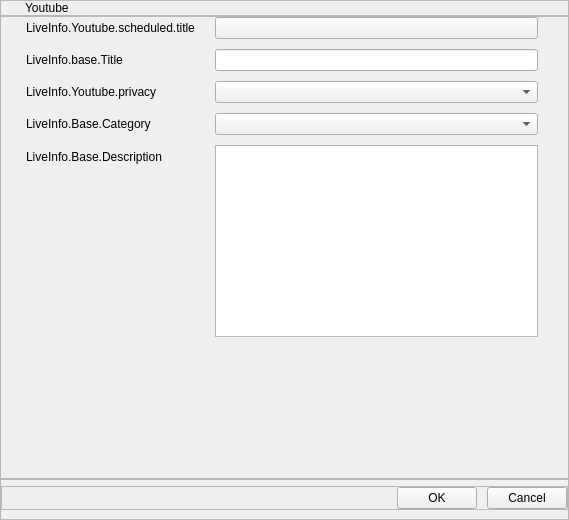
<?xml version="1.0" encoding="UTF-8"?>
<ui version="4.0">
 <class>PLSLiveInfoYoutube</class>
 <widget class="QWidget" name="PLSLiveInfoYoutube">
  <property name="geometry">
   <rect>
    <x>0</x>
    <y>0</y>
    <width>569</width>
    <height>520</height>
   </rect>
  </property>
  <property name="windowTitle">
   <string>LiveInfo.Dialog.Title</string>
  </property>
  <layout class="QVBoxLayout" name="verticalLayout">
   <property name="spacing">
    <number>0</number>
   </property>
   <property name="leftMargin">
    <number>0</number>
   </property>
   <property name="topMargin">
    <number>0</number>
   </property>
   <property name="rightMargin">
    <number>0</number>
   </property>
   <property name="bottomMargin">
    <number>0</number>
   </property>
   <item>
    <widget class="QFrame" name="titleFrame">
     <property name="frameShape">
      <enum>QFrame::StyledPanel</enum>
     </property>
     <property name="frameShadow">
      <enum>QFrame::Raised</enum>
     </property>
     <layout class="QHBoxLayout" name="horizontalLayout">
      <property name="spacing">
       <number>0</number>
      </property>
      <property name="leftMargin">
       <number>24</number>
      </property>
      <property name="topMargin">
       <number>0</number>
      </property>
      <property name="rightMargin">
       <number>0</number>
      </property>
      <property name="bottomMargin">
       <number>0</number>
      </property>
      <item>
       <widget class="QLabel" name="titleLabel">
        <property name="text">
         <string>Youtube</string>
        </property>
       </widget>
      </item>
     </layout>
    </widget>
   </item>
   <item>
    <widget class="QFrame" name="midframe">
     <property name="frameShape">
      <enum>QFrame::StyledPanel</enum>
     </property>
     <property name="frameShadow">
      <enum>QFrame::Raised</enum>
     </property>
     <layout class="QFormLayout" name="formLayout">
      <property name="horizontalSpacing">
       <number>20</number>
      </property>
      <property name="verticalSpacing">
       <number>10</number>
      </property>
      <property name="leftMargin">
       <number>25</number>
      </property>
      <property name="topMargin">
       <number>0</number>
      </property>
      <property name="rightMargin">
       <number>30</number>
      </property>
      <item row="0" column="0">
       <widget class="QLabel" name="scheduleLabel">
        <property name="text">
         <string>LiveInfo.Youtube.scheduled.title</string>
        </property>
       </widget>
      </item>
      <item row="0" column="1">
       <widget class="PLSScheduleButton" name="sPushButton">
        <property name="text">
         <string/>
        </property>
       </widget>
      </item>
      <item row="1" column="0">
       <widget class="QLabel" name="liveTitleLabel">
        <property name="text">
         <string>LiveInfo.base.Title</string>
        </property>
       </widget>
      </item>
      <item row="1" column="1">
       <widget class="QLineEdit" name="lineEditTitle">
        <property name="text">
         <string/>
        </property>
        <property name="alignment">
         <set>Qt::AlignLeading|Qt::AlignLeft|Qt::AlignVCenter</set>
        </property>
       </widget>
      </item>
      <item row="2" column="0">
       <widget class="QLabel" name="publicLabel">
        <property name="text">
         <string>LiveInfo.Youtube.privacy</string>
        </property>
       </widget>
      </item>
      <item row="2" column="1">
       <widget class="PLSComboBox" name="comboBoxPublic">
        <property name="editable">
         <bool>false</bool>
        </property>
       </widget>
      </item>
      <item row="3" column="0">
       <widget class="QLabel" name="categoryLabel">
        <property name="text">
         <string>LiveInfo.Base.Category</string>
        </property>
       </widget>
      </item>
      <item row="3" column="1">
       <widget class="PLSComboBox" name="comboBoxCategory">
        <property name="editable">
         <bool>false</bool>
        </property>
       </widget>
      </item>
      <item row="4" column="0">
       <widget class="QLabel" name="describeLabel">
        <property name="text">
         <string>LiveInfo.Base.Description</string>
        </property>
       </widget>
      </item>
      <item row="4" column="1">
       <widget class="QTextEdit" name="textEditDescribe">
        <property name="acceptRichText">
         <bool>false</bool>
        </property>
       </widget>
      </item>
      <item row="5" column="1">
       <spacer name="verticalSpacer_2">
        <property name="orientation">
         <enum>Qt::Vertical</enum>
        </property>
        <property name="sizeType">
         <enum>QSizePolicy::Expanding</enum>
        </property>
        <property name="sizeHint" stdset="0">
         <size>
          <width>20</width>
          <height>40</height>
         </size>
        </property>
       </spacer>
      </item>
     </layout>
    </widget>
   </item>
   <item>
    <widget class="QFrame" name="bottomFrame">
     <property name="frameShape">
      <enum>QFrame::StyledPanel</enum>
     </property>
     <property name="frameShadow">
      <enum>QFrame::Raised</enum>
     </property>
     <layout class="QVBoxLayout" name="verticalLayout_2">
      <property name="leftMargin">
       <number>0</number>
      </property>
      <property name="topMargin">
       <number>0</number>
      </property>
      <property name="rightMargin">
       <number>0</number>
      </property>
      <item>
       <widget class="QFrame" name="lineView">
        <property name="frameShape">
         <enum>QFrame::StyledPanel</enum>
        </property>
        <property name="frameShadow">
         <enum>QFrame::Raised</enum>
        </property>
       </widget>
      </item>
      <item>
       <widget class="QFrame" name="bottomButtonFrame">
        <property name="frameShape">
         <enum>QFrame::StyledPanel</enum>
        </property>
        <property name="frameShadow">
         <enum>QFrame::Raised</enum>
        </property>
        <layout class="QHBoxLayout" name="horizontalLayout_3">
         <property name="spacing">
          <number>10</number>
         </property>
         <property name="topMargin">
          <number>0</number>
         </property>
         <property name="rightMargin">
          <number>0</number>
         </property>
         <property name="bottomMargin">
          <number>0</number>
         </property>
         <item>
          <spacer name="horizontalSpacer">
           <property name="orientation">
            <enum>Qt::Horizontal</enum>
           </property>
           <property name="sizeHint" stdset="0">
            <size>
             <width>493</width>
             <height>20</height>
            </size>
           </property>
          </spacer>
         </item>
         <item>
          <widget class="QPushButton" name="okButton">
           <property name="focusPolicy">
            <enum>Qt::NoFocus</enum>
           </property>
           <property name="text">
            <string>OK</string>
           </property>
           <property name="useFor" stdset="0">
            <string notr="true">Ok</string>
           </property>
          </widget>
         </item>
         <item>
          <widget class="QPushButton" name="cancelButton">
           <property name="focusPolicy">
            <enum>Qt::NoFocus</enum>
           </property>
           <property name="text">
            <string>Cancel</string>
           </property>
           <property name="useFor" stdset="0">
            <string notr="true">Cancel</string>
           </property>
          </widget>
         </item>
        </layout>
       </widget>
      </item>
     </layout>
    </widget>
   </item>
  </layout>
 </widget>
 <customwidgets>
  <customwidget>
   <class>PLSComboBox</class>
   <extends>QComboBox</extends>
   <header>combobox.hpp</header>
  </customwidget>
  <customwidget>
   <class>PLSScheduleButton</class>
   <extends>QPushButton</extends>
   <header>PLSScheduleButton.h</header>
  </customwidget>
 </customwidgets>
 <resources/>
 <connections/>
</ui>
